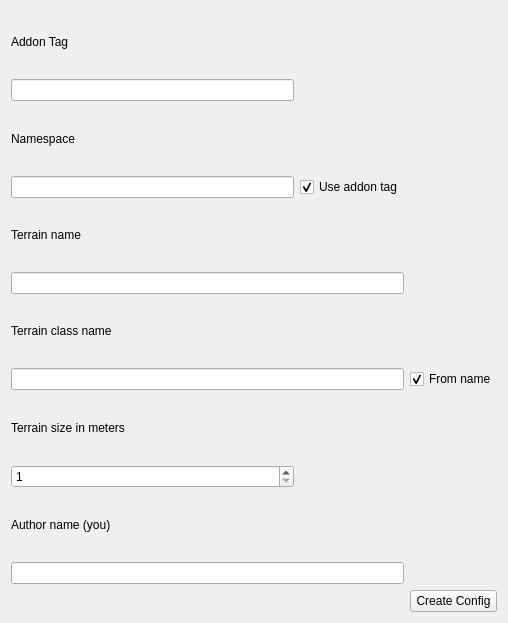
<?xml version="1.0" encoding="UTF-8"?>
<ui version="4.0">
 <class>Widget</class>
 <widget class="QWidget" name="Widget">
  <property name="geometry">
   <rect>
    <x>0</x>
    <y>0</y>
    <width>508</width>
    <height>623</height>
   </rect>
  </property>
  <property name="windowTitle">
   <string>Widget</string>
  </property>
  <layout class="QGridLayout" name="gridLayout">
   <item row="0" column="0">
    <widget class="QLabel" name="label_addonTag">
     <property name="text">
      <string>Addon Tag</string>
     </property>
    </widget>
   </item>
   <item row="1" column="0">
    <widget class="QLineEdit" name="lineEdit_addonTag"/>
   </item>
   <item row="2" column="0" colspan="2">
    <widget class="QLabel" name="label_nameSpace">
     <property name="text">
      <string>Namespace</string>
     </property>
    </widget>
   </item>
   <item row="3" column="0">
    <widget class="QLineEdit" name="lineEdit_nameSpace"/>
   </item>
   <item row="3" column="1">
    <widget class="QCheckBox" name="checkBox_useAddonTag">
     <property name="text">
      <string>Use addon tag</string>
     </property>
     <property name="checked">
      <bool>true</bool>
     </property>
    </widget>
   </item>
   <item row="4" column="0">
    <widget class="QLabel" name="label_terrainName">
     <property name="text">
      <string>Terrain name</string>
     </property>
    </widget>
   </item>
   <item row="5" column="0" colspan="2">
    <widget class="QLineEdit" name="lineEdit_terrainName"/>
   </item>
   <item row="6" column="0" colspan="2">
    <widget class="QLabel" name="label_terrainClassName">
     <property name="text">
      <string>Terrain class name</string>
     </property>
    </widget>
   </item>
   <item row="7" column="0" colspan="2">
    <widget class="QLineEdit" name="lineEdit_terrainClassName"/>
   </item>
   <item row="8" column="0" colspan="2">
    <widget class="QLabel" name="label_terrainSize">
     <property name="text">
      <string>Terrain size in meters</string>
     </property>
    </widget>
   </item>
   <item row="9" column="0">
    <widget class="QSpinBox" name="spinBox_terrainSize">
     <property name="minimum">
      <number>1</number>
     </property>
     <property name="maximum">
      <number>1000000</number>
     </property>
    </widget>
   </item>
   <item row="10" column="0" colspan="2">
    <widget class="QLabel" name="label_author">
     <property name="text">
      <string>Author name (you)</string>
     </property>
    </widget>
   </item>
   <item row="11" column="0" colspan="2">
    <widget class="QLineEdit" name="lineEdit_author"/>
   </item>
   <item row="12" column="2">
    <widget class="QPushButton" name="pushButton_createConfig">
     <property name="text">
      <string>Create Config</string>
     </property>
    </widget>
   </item>
   <item row="7" column="2">
    <widget class="QCheckBox" name="checkBox_fromName">
     <property name="text">
      <string>From name</string>
     </property>
     <property name="checked">
      <bool>true</bool>
     </property>
    </widget>
   </item>
  </layout>
 </widget>
 <layoutdefault spacing="6" margin="11"/>
 <resources/>
 <connections/>
</ui>
